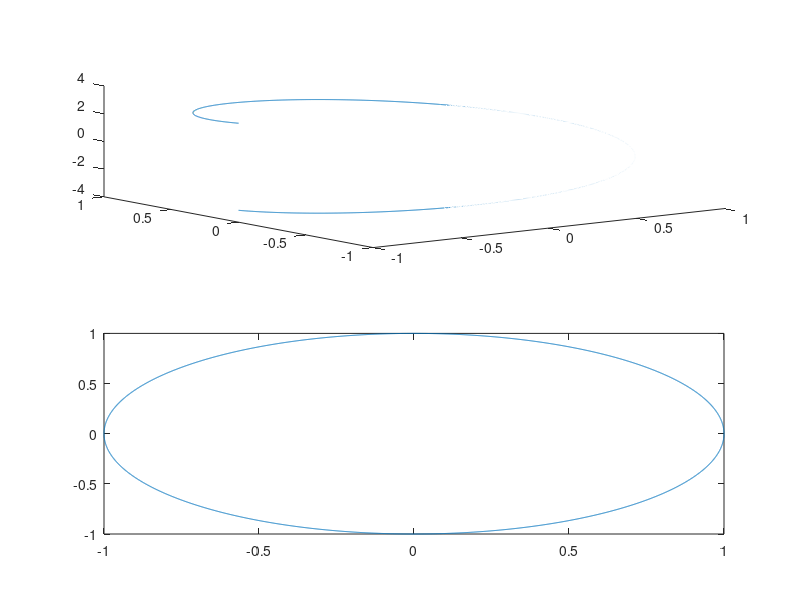

Recreate this plot in MATLAB.
clear all;
close all;
clc;
th=-pi:0.001:pi;
x=exp(1i.*th);
a=real(x);
b=imag(x);
subplot(2,1,1)
plot3(a,b,th);
subplot(2,1,2)
plot(a,b);

